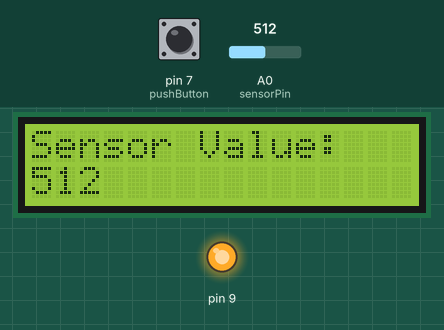
This sketch was run on a simulated Arduino Uno, built with avr-gcc and run on an emulated ATmega328P. Shown: 16×2 character LCD, output pins drawn as LEDs (lit = HIGH). The test bench sets the inputs (shaded band); at power-on: A0 (sensorPin) = 512, pin 7 (pushButton) LOW. What the sketch prints to the serial monitor is not drawn.

Above: at 3.2 s.
3.3 s: A0 (sensorPin) set to 890
At 4.3 s:
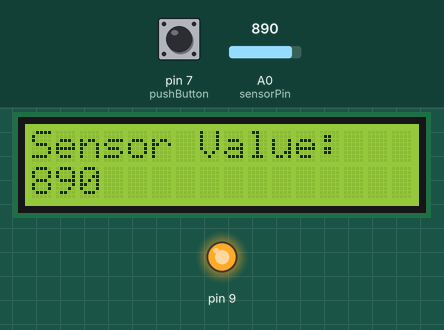
4.8 s: A0 (sensorPin) set to 907
At 5.5 s:
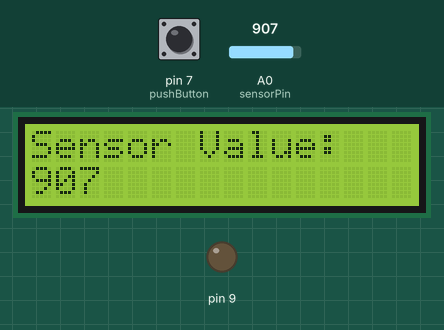
6.3 s: A0 (sensorPin) set to 716
At 7.1 s:
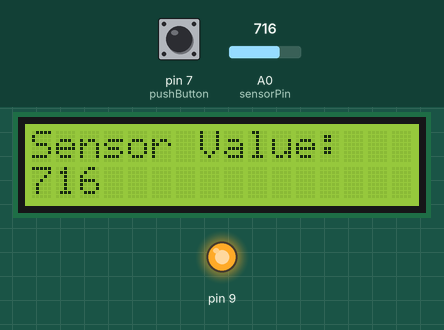
7.8 s: A0 (sensorPin) set to 900
At 8.5 s:
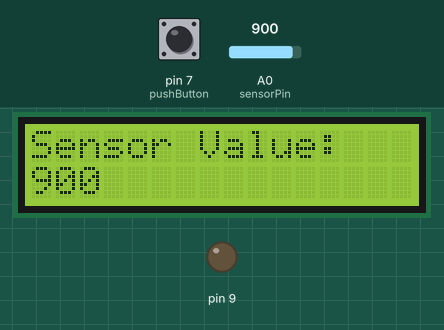
Timing chart, 0 to 10.3 s (numbered marks = the images above; inputs shaded):
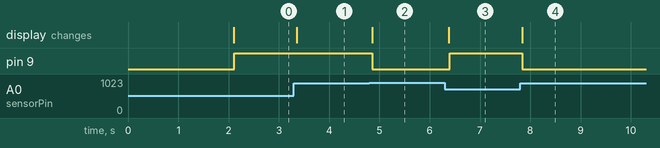

Measured:
- the behaviour switches between 899 and 900 on A0 (sensorPin) (found by bisection; images 1 and 2)
- after the input at 3.3 s, pin 9: stays HIGH (without the input it goes to LOW after 1.5 s); the display: changes after 0.05 s (image 1)
- after the input at 4.8 s, pin 9: HIGH → LOW after 0.06 s; the display: changes after 0.06 s (image 2)
- after the input at 6.3 s, pin 9: LOW → HIGH after 0.10 s; the display: changes after 0.08 s (image 3)
- after the input at 7.8 s, pin 9: HIGH → LOW at once; the display: changes at once (image 4)

The sketch:

LCD_LDR.ino
```cpp
//  This script lets an LED shine when a trigger level is reached.
//  It also displays the current value on an LCD. We are using the
//  LiquidCrystal_I2C.h lib for this.
//        Made by Lasse Saalmann on the 19th of Jan 2025.


#include <LiquidCrystal_I2C.h>

int pushButton = 7;
int sensorPin = A0;
int sensorValue = 0;
int lastSensorValue = -1;  // To track changes in sensorValue
int triggerLevel = 900;

#define I2C_ADDR 0x27
#define LCD_COLUMNS 20
#define LCD_LINES 4

LiquidCrystal_I2C lcd(I2C_ADDR, LCD_COLUMNS, LCD_LINES);

void setup() {
  Serial.begin(9600);

  pinMode(9, OUTPUT);
  Serial.println("Pin 9 defined as OUTPUT");
  pinMode(pushButton, INPUT);
  Serial.println("Pin 7 defined as INPUT");

  lcd.begin(16, 2);
  lcd.clear();
  lcd.print("Setup Complete");
  delay(2000);  // Display the initial message for 2 seconds
  lcd.clear();

  Serial.println("Setup completed");
}

void loop() {
  sensorValue = analogRead(sensorPin);  // Read the value from the sensor

  // Only update the LCD if the value changes
  if (sensorValue != lastSensorValue) {
    lcd.clear();
    lcd.print("Sensor Value:");
    lcd.setCursor(0, 1);  // Move to the second line
    lcd.print(sensorValue);

    // Print to the serial monitor
    Serial.print("Sensor Value changed: ");
    Serial.println(sensorValue);

    lastSensorValue = sensorValue;  // Update the last sensor value
  }

  delay(10);  // Short delay for stability

  int buttonState = digitalRead(pushButton);
  digitalWrite(9, buttonState);

  // Provide verbose output for button state
  Serial.print("Button State: ");
  Serial.println(buttonState);

  // Handle trigger level logic with detailed messages
  if (sensorValue >= triggerLevel) {
    digitalWrite(9, LOW);
    Serial.println("Trigger level reached! Pin 9 set to LOW");
  } else {
    digitalWrite(9, HIGH);
    Serial.println("Below trigger level. Pin 9 set to HIGH");
  }
}
```
